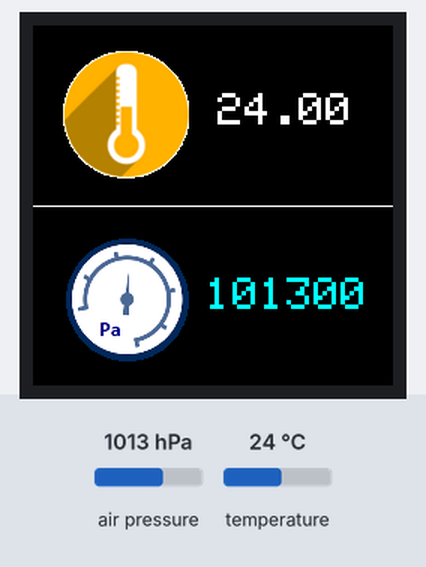
A sketch run on a simulated ESP32. On the bench: 240×240 colour display. Inputs (shaded band) come from the test bench; at power-on: temperature 24 °C, air pressure 1013 hPa.

Above: at 1.4 s.
1.5 s: temperature set to 15.4 °C
At 2.7 s:
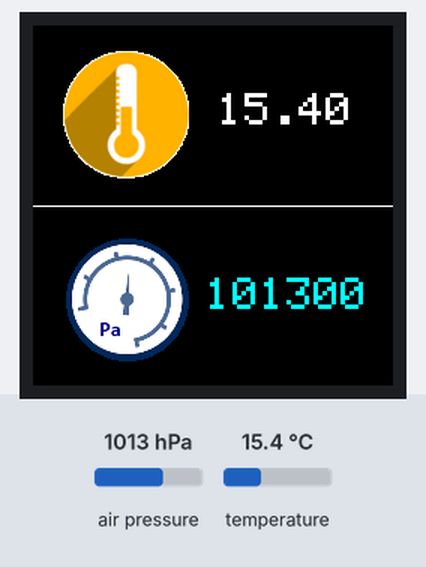
3.0 s: temperature set to 14.6 °C
At 3.6 s:
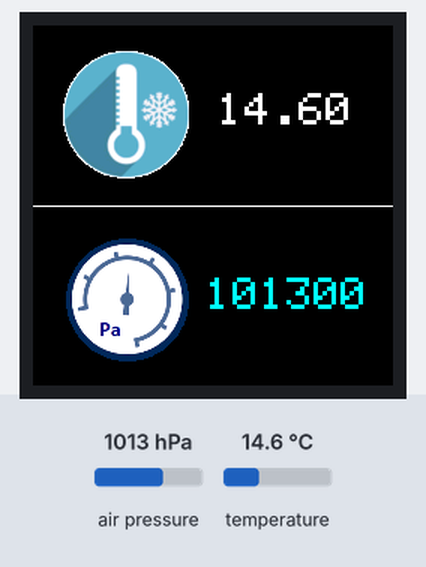
4.5 s: temperature set to 24.6 °C
At 5.7 s:
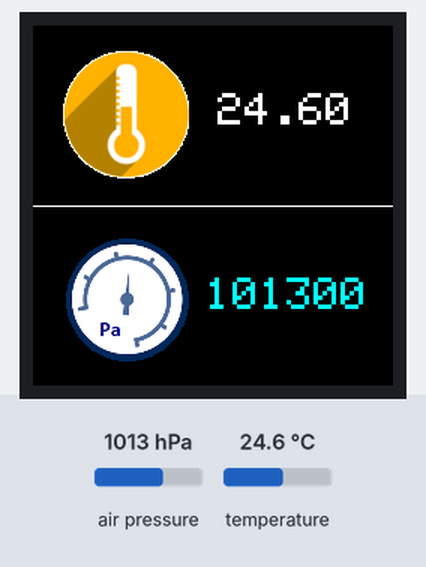
6.0 s: temperature set to 25.9 °C
At 7.2 s:
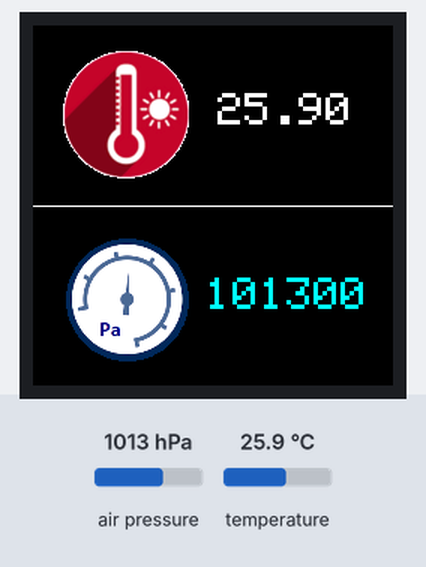
7.5 s: air pressure set to 952 hPa
At 8.3 s:
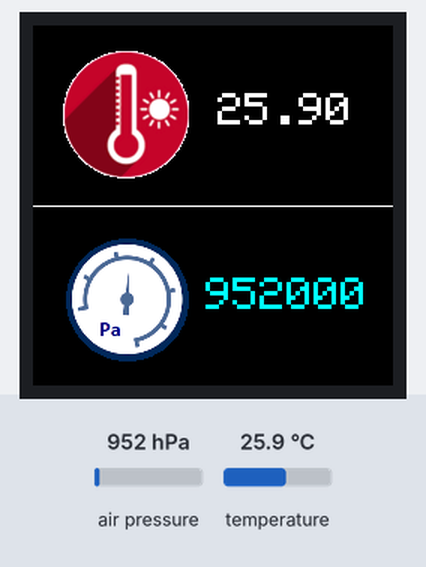
Timing chart, 0 to 10.0 s (numbered marks = the images above; inputs shaded):
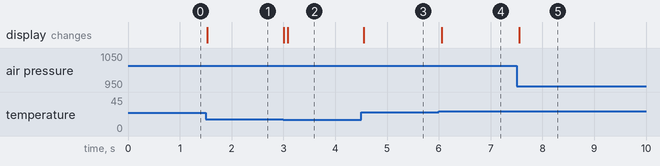

Measured:
- the behaviour switches between 15 and 14.9 °C on temperature (found by bisection; images 1 and 2)
- the behaviour switches between 25 and 25.1 °C on temperature (found by bisection; images 3 and 4)
- after the input at 1.5 s, the display: changes at once (image 1)
- after the input at 3.0 s, the display: first changes at once (image 2 shows a later state)
- after the input at 4.5 s, the display: changes after 0.05 s (image 3)
- after the input at 6.0 s, the display: changes after 0.06 s (image 4)
- after the input at 7.5 s, the display: changes after 0.06 s (image 5)

The sketch:

ESP32_St7789_BMP180.ino
```cpp
#include <TFT_eSPI.h>
#include "Lib.h"
#include <SPI.h>
#include <Wire.h>
#include <Adafruit_BMP085.h>

TFT_eSPI tft = TFT_eSPI();
Adafruit_BMP085 bmp;

int PreTempImg, TempImg;

void setup() {
  tft.begin();
  tft.setSwapBytes(true);
  tft.fillScreen(TFT_BLACK);

  if (!bmp.begin()) {
    tft.setCursor(2, 30);
    tft.setTextSize(2);
    tft.setTextColor(TFT_RED);
    tft.println("BMP Not Started");
    while (1) {
      delay(500);
    }
  }
  ImagePush();
}

void loop() {
  tft.setCursor(123, 45);
  tft.setTextSize(3);
  tft.setTextColor(TFT_WHITE, TFT_BLACK);
  if (bmp.readTemperature() < 15.00)
    TempImg = 1;
  else if (bmp.readTemperature() >= 15.00 && bmp.readTemperature() <= 25.00)
    TempImg = 2;
  else if (bmp.readTemperature() > 25.00)
    TempImg = 3;
  if (TempImg != PreTempImg)
  {
    if (TempImg == 1)
      tft.pushImage(20, 17, 85, 85, TempCold);
    else if (TempImg == 2)
      tft.pushImage(20, 17, 85, 85, TempModarate);
    else if (TempImg == 3)
      tft.pushImage(20, 17, 85, 85, TempHot);
    PreTempImg = TempImg;
  }
  tft.print(bmp.readTemperature());
  tft.setCursor(115, 168);
  tft.setTextSize(3);
  tft.setTextColor(TFT_CYAN, TFT_BLACK);
  tft.print(bmp.readPressure());
  delay(50);
}

void ImagePush()
{
  tft.drawLine(0, 120, 240, 120, TFT_WHITE);
  tft.pushImage(20, 140, 85, 85, PreImage);
}
```

Source omitted: Lib.h (data table, 232046 bytes)
